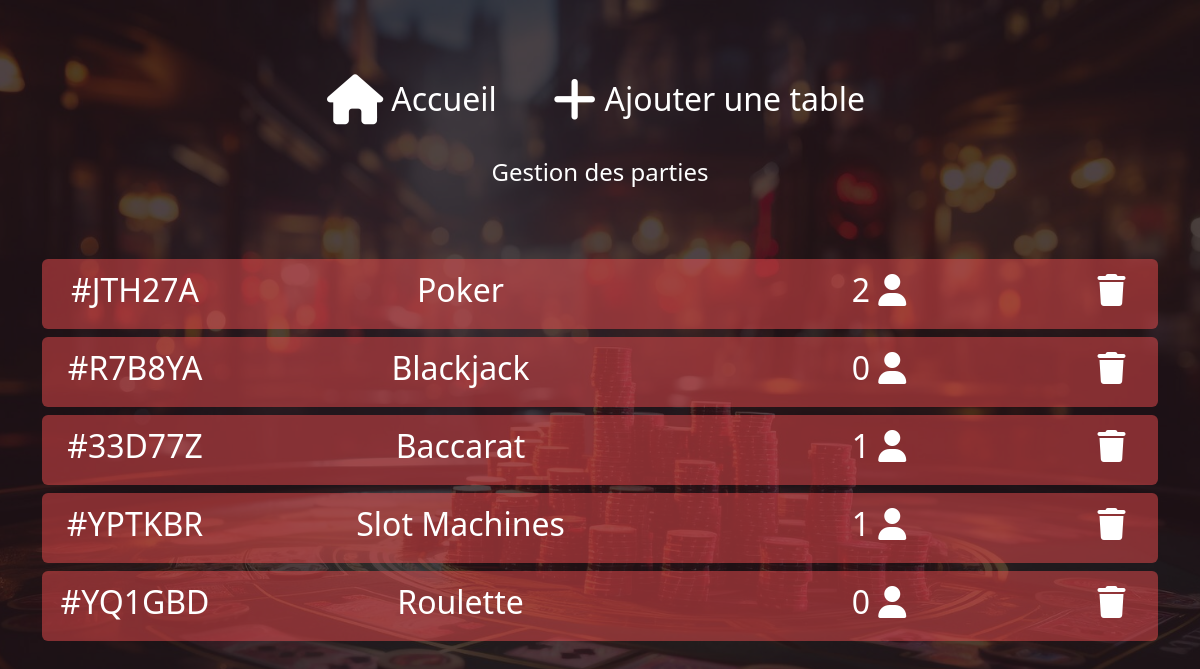
The page /games (signed in) on the database as committed earlier.
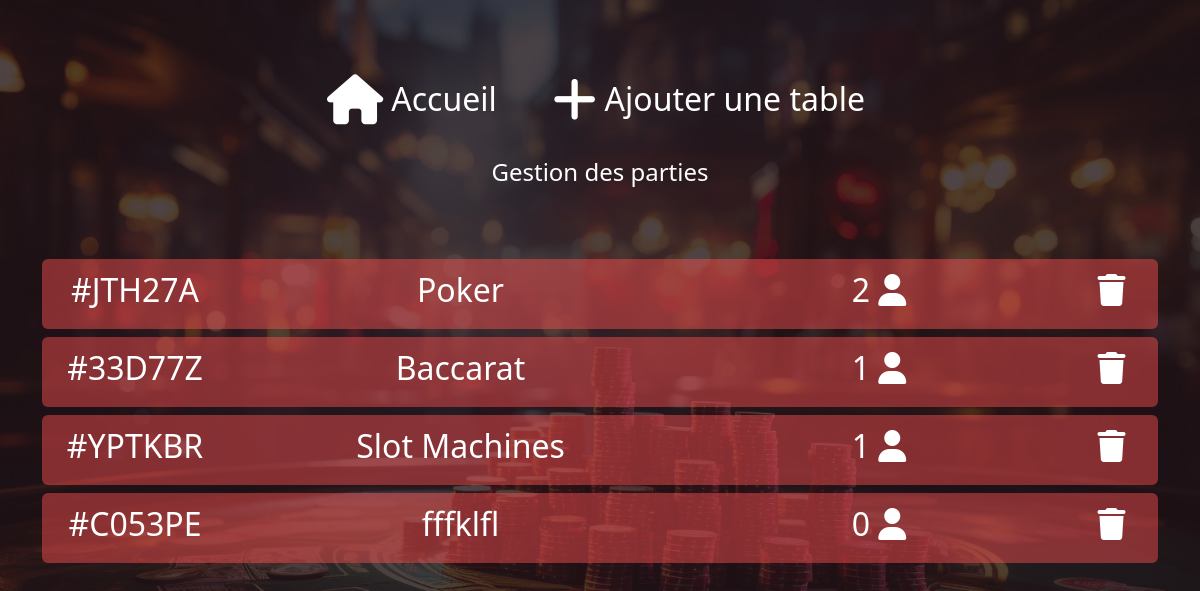
The same page on the database as committed later.
### entities/game_room.py (models this page shows, shortened)
class GameRoom(db.Model):
    __tablename__ = 'game_rooms'
    room_code = db.Column(db.String(6), primary_key=True)
    room_name = db.Column(db.String(50), nullable=False)
    created_by = db.Column(db.String(50), nullable=False)
    created_at = db.Column(db.DateTime, default=db.func.current_timestamp())
    players = db.relationship('Player', secondary=player_game_room, backref='rooms')
    def count_players(self):
        return len(self.players)
    def to_dict(self):
        return {
            'room_code': self.room_code,
            'room_name': self.room_name,
            'created_by': self.created_by,
            'created_at': self.created_at.strftime('%Y-%m-%d %H:%M:%S') if self.created_at else None,
            'player_count': self.count_players()
        }

### app.py (the view)
@app.route('/games', methods=['GET'])
def games():
    message = request.args.get('message')
    if not message:
        message = ''
    error = request.args.get('error')
    if not error:
        error = ''
    if is_admin_logged_in():
        game_rooms = GameRoom.query.all()
        rooms = []
        for room in game_rooms:
            rooms.append(room.to_dict())
        print(rooms)
        return render_template('games.html', game_rooms=rooms, message=message, error=error)
    return redirect(url_for('login'))

### app.py (called while the page is built)
def is_admin_logged_in():
    if 'admin_id' in session and 'user_type' in session:
        if session.get('user_type') == 'admin':
            admin_id = session.get('admin_id')
            admin = Admin.query.get(admin_id)
            if admin:
                return True
    return False

### templates/games.html (shortened to what this page needs)
{% extends "layout.html" %}
{% block content %}
    <div class="container d-flex flex-column justify-content-center align-items-center p-5"
         style="min-height: 100%; height: 100%;">
        <div class="text-white mb-2 d-flex align-items-center">
            <a href="./menu" class="text-decoration-none text-white d-flex align-items-center p-2 m-3">
                <i class="fa-solid fa-house" style="font-size: 50px;"></i>
                <h2 class="m-2">Accueil</h2>
            </a>
            <a class="text-decoration-none text-white d-flex align-items-center p-2 m-3" data-bs-toggle="modal"
               data-bs-target="#addTable">
                <i class="fa-solid fa-plus" style="font-size: 50px;"></i>
                <h2 class="m-2">Ajouter une table</h2>
            </a>
        </div>
        <div class="text-white text-center"><h4>Gestion des parties</h4></div>
    </div>
    <div class="d-flex">
        <div class="container align-self-center mx-auto" style="height: 50vh; overflow-y: auto;">
            {% for room in game_rooms %}
                <a href="./game-party/{{ room.room_code }}" class="text-decoration-none text-white">
                    <div class="row text-white text-center ranking-row d-flex justify-content-center align-items-center rounded mb-2">
                        <div class="col-2"><h2>#{{ room.room_code }}</h2></div>
                        <div class="col-5"><h2>{{ room.room_name }}</h2></div>
                        <div class="col-4"><h2>{{ room.player_count }} <i class="fa-solid fa-user"></i></h2></div>
                        <div class="col-1">
                            <form action='./delete-game-room' method="post">
                                <button class="btn text-white" type="submit"><h2><i class="fa-solid fa-trash"></i></h2></button>
                            </form>
                        </div>
                    </div>
                </a>
            {% endfor %}
        </div>
    </div>
{% endblock %}

### templates/layout.html (shortened to what this page needs)
<!DOCTYPE html>
<html lang="fr">
<head>
    <link rel="stylesheet" href="{{ url_for('static', filename='css/styles.css') }}">
</head>
<body>
    <div class="container">
        {% block content %}
        {% endblock %}
    </div>
</body>
</html>

Rows that differ between the two databases and show on the page:
removed GameRoom: room_code "R7B8YA", room_name "Blackjack", player_count "0"
removed GameRoom: room_code "YQ1GBD", room_name "Roulette", player_count "0"
added GameRoom: room_code "C053PE", room_name "fffklfl", player_count "0"
